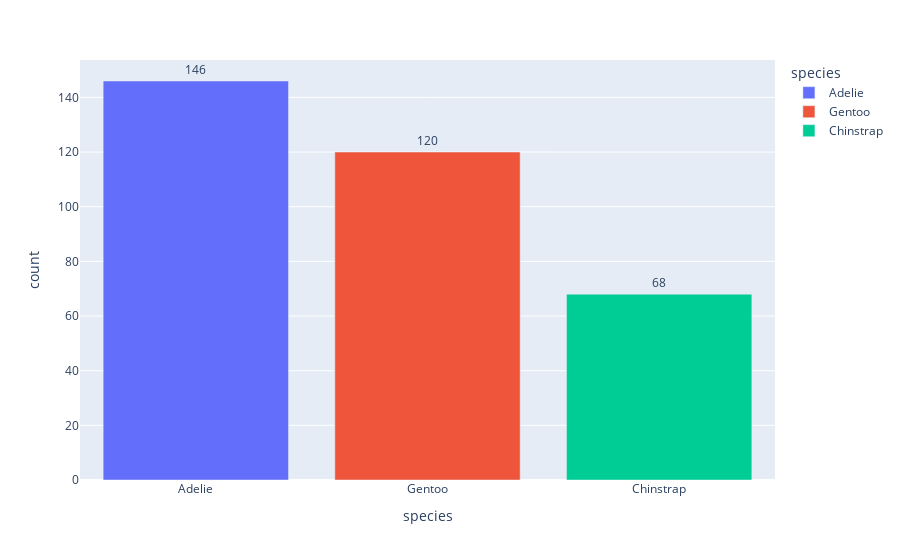

Write notebook code for a chart like this one.
### Code cell
species_count = df['species'].value_counts().reset_index()
species_count.columns = ['species', 'count']

fig = px.bar(species_count, x='species', y='count', text='count', color='species')

fig.update_traces(texttemplate='%{text}', textposition='outside')

### Figure 1 — Plotly figure (JSON) as saved in the notebook; plotly's stock layout.template omitted (floating-point values rounded to 4 significant figures)
{"data": [{"alignmentgroup": "True", "hovertemplate": "species=%{x}<br>count=%{text}<extra></extra>", "legendgroup": "Adelie", "marker": {"color": "#636efa", "pattern": {"shape": ""}}, "name": "Adelie", "offsetgroup": "Adelie", "orientation": "v", "showlegend": true, "text": [146], "textposition": "outside", "texttemplate": "%{text}", "type": "bar", "x": ["Adelie"], "xaxis": "x", "y": [146], "yaxis": "y"}, {"alignmentgroup": "True", "hovertemplate": "species=%{x}<br>count=%{text}<extra></extra>", "legendgroup": "Gentoo", "marker": {"color": "#EF553B", "pattern": {"shape": ""}}, "name": "Gentoo", "offsetgroup": "Gentoo", "orientation": "v", "showlegend": true, "text": [120], "textposition": "outside", "texttemplate": "%{text}", "type": "bar", "x": ["Gentoo"], "xaxis": "x", "y": [120], "yaxis": "y"}, {"alignmentgroup": "True", "hovertemplate": "species=%{x}<br>count=%{text}<extra></extra>", "legendgroup": "Chinstrap", "marker": {"color": "#00cc96", "pattern": {"shape": ""}}, "name": "Chinstrap", "offsetgroup": "Chinstrap", "orientation": "v", "showlegend": true, "text": [68], "textposition": "outside", "texttemplate": "%{text}", "type": "bar", "x": ["Chinstrap"], "xaxis": "x", "y": [68], "yaxis": "y"}], "layout": {"autosize": true, "barmode": "relative", "legend": {"title": {"text": "species"}, "tracegroupgap": 0}, "margin": {"t": 60}, "xaxis": {"anchor": "y", "autorange": true, "categoryarray": ["Adelie", "Gentoo", "Chinstrap"], "categoryorder": "array", "domain": [0, 1], "range": [-0.5, 2.5], "title": {"text": "species"}, "type": "category"}, "yaxis": {"anchor": "x", "autorange": true, "domain": [0, 1], "range": [0, 153.7], "title": {"text": "count"}, "type": "linear"}}}
